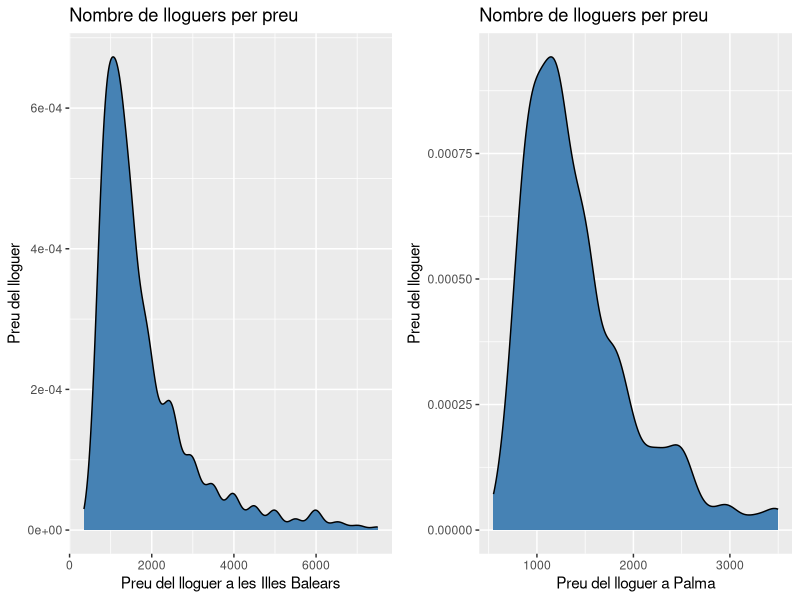
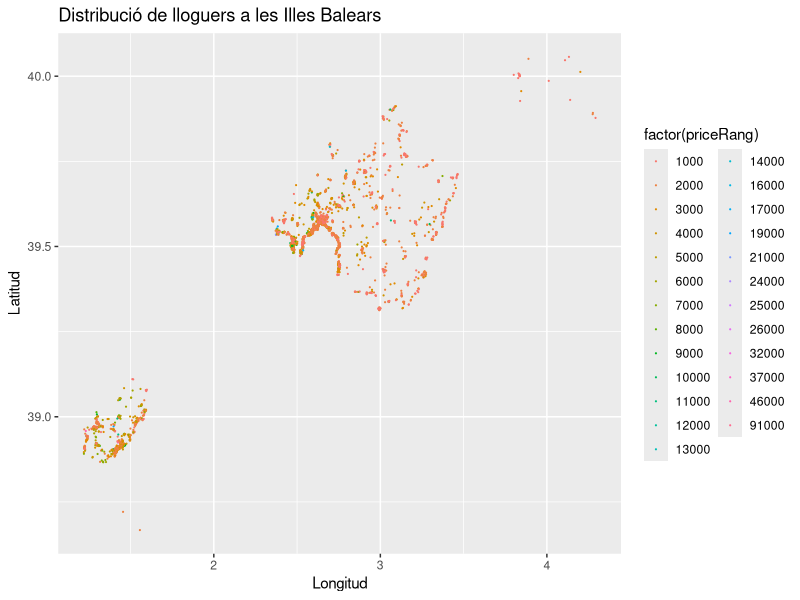
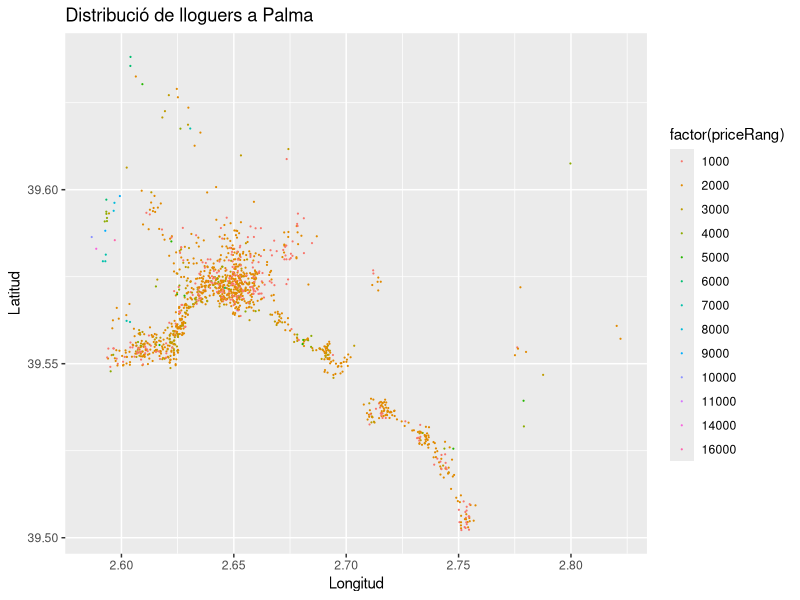

Here is the R script that generated these plots, in order:
## ---- chunk 1
knitr::opts_chunk$set(echo = TRUE)
library(dplyr)
library(ggplot2)
library(corrplot)

multiplot <- function(..., plotlist=NULL, file, cols=1, layout=NULL) {
  library(grid)

  # Make a list from the ... arguments and plotlist
  plots <- c(list(...), plotlist)

  numPlots = length(plots)

  # If layout is NULL, then use 'cols' to determine layout
  if (is.null(layout)) {
    # Make the panel
    # ncol: Number of columns of plots
    # nrow: Number of rows needed, calculated from # of cols
    layout <- matrix(seq(1, cols * ceiling(numPlots/cols)),
                    ncol = cols, nrow = ceiling(numPlots/cols))
  }

 if (numPlots==1) {
    print(plots[[1]])

  } else {
    # Set up the page
    grid.newpage()
    pushViewport(viewport(layout = grid.layout(nrow(layout), ncol(layout))))

    # Make each plot, in the correct location
    for (i in 1:numPlots) {
      # Get the i,j matrix positions of the regions that contain this subplot
      matchidx <- as.data.frame(which(layout == i, arr.ind = TRUE))

      print(plots[[i]], vp = viewport(layout.pos.row = matchidx$row,
                                      layout.pos.col = matchidx$col))
    }
  }
}
## ---- chunk 2
rentHousesInfo <- read.csv2("dataOutput.csv", header = TRUE, sep = ";", dec = ".")
rentHousesInfo$pricePerMeter <- rentHousesInfo$price / rentHousesInfo$size # Preu per metre
rentHousesInfo <- select(rentHousesInfo, numPhotos, floor, price, size, exterior, rooms, 
                         bathrooms, municipality, district, latitude, longitude, status, 
                         hasLift, propertyType, pricePerMeter)
# Calculem el rang de preus per a obtenir les gràfiques
rentHousesInfo$priceRang <- floor(rentHousesInfo$price / 1000) * 1000 + 1000
rentHousesInfoPalma <- filter(rentHousesInfo, municipality == 'Palma de Mallorca') 
## ---- chunk 3
#Percentils, mitjana aritmètica i desviació estàndard del habitatges de les Illes Balears
summary(rentHousesInfo$price)
sd(rentHousesInfo$price)
#Percentils, mitjana aritmètica i desviació estàndard del habitatges de Palma
summary(rentHousesInfoPalma$price)
sd(rentHousesInfoPalma$price)

#Mostrem gràficament la dispersió de preus llevant els valors atípics (outliers)
rentHousesInfoPriceSD <- sd(rentHousesInfo$price)
rentHousesInfoPriceMean <- mean(rentHousesInfo$price)
rentHousesInfoWithoutOutliers <- filter(rentHousesInfo, price <= rentHousesInfoPriceMean + 2 * rentHousesInfoPriceSD)

rentHousesInfoPriceSDPalma <- sd(rentHousesInfoPalma$price)
rentHousesInfoPriceMeanPalma <- mean(rentHousesInfoPalma$price)
rentHousesInfoWithoutOutliersPalma <- filter(rentHousesInfoPalma, price <= rentHousesInfoPriceMeanPalma + 2 * rentHousesInfoPriceSDPalma)

pMallorca <- ggplot() +
  xlab("Preu del lloguer a les Illes Balears") + ylab("Preu del lloguer") + ggtitle("Nombre de lloguers per preu") +
  geom_density(data=rentHousesInfoWithoutOutliers, aes(x = price), fill="steelblue")
pPalma <- ggplot() +
  xlab("Preu del lloguer a Palma") + ylab("Preu del lloguer") + ggtitle("Nombre de lloguers per preu") +
  geom_density(data=rentHousesInfoWithoutOutliersPalma, aes(x = price), fill="steelblue")
multiplot(pMallorca, pPalma, cols=2)
## ---- chunk 4
ggplot(rentHousesInfo, aes(longitude, latitude)) + 
  labs(title="Distribució de lloguers a les Illes Balears", x="Longitud", y = "Latitud") +
  geom_point(size=0.1, aes(colour = factor(priceRang))) 
ggplot(rentHousesInfoPalma, aes(longitude, latitude)) + 
  labs(title="Distribució de lloguers a Palma", x="Longitud", y = "Latitud") +
  geom_point(size=0.1, aes(colour = factor(priceRang))) 
